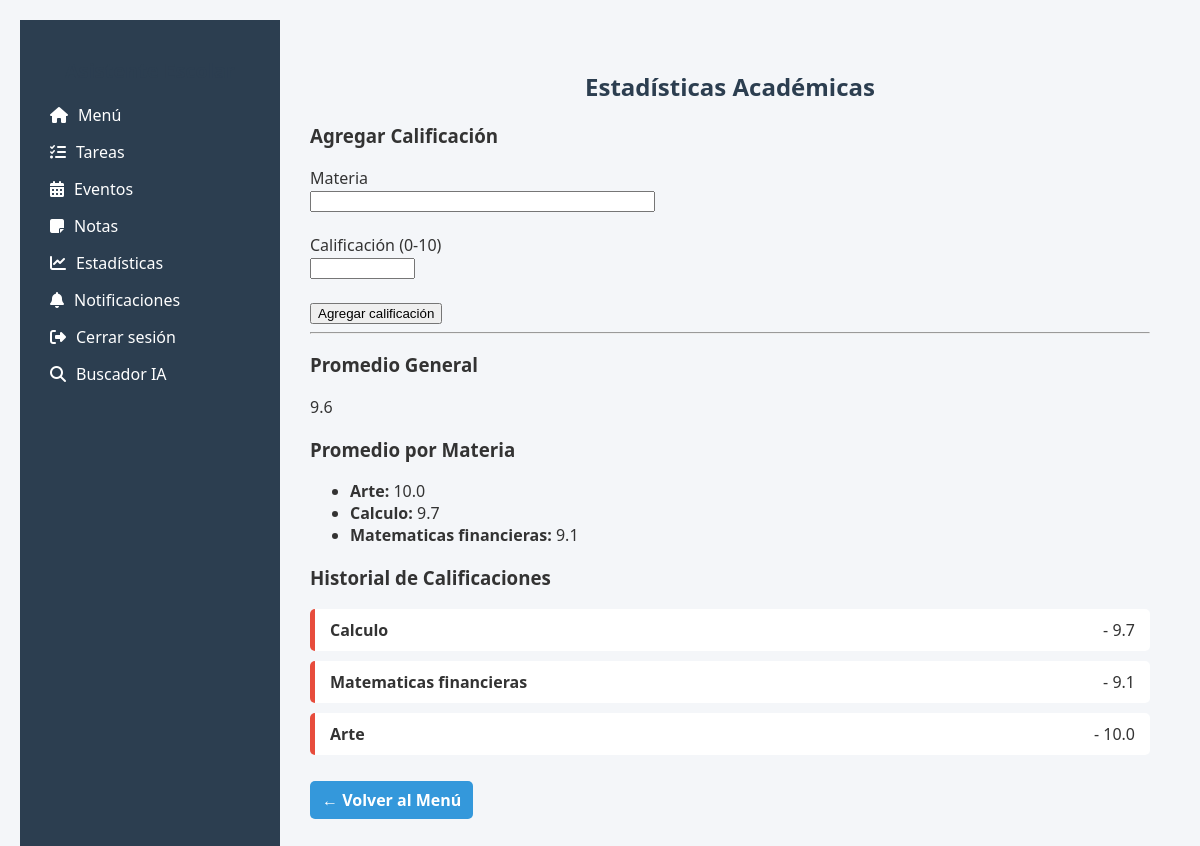
The app's page /estadisticas (signed in) with its own data.
### app/models.py (models this page shows)
class Grade(db.Model):
    id = db.Column(db.Integer, primary_key=True)
    subject = db.Column(db.String(100), nullable=False)
    score = db.Column(db.Float, nullable=False)
    user_id = db.Column(db.Integer, db.ForeignKey('user.id'), nullable=False)

### app/routes.py (the view, shortened to what this page needs)
@app.route('/estadisticas', methods=['GET', 'POST'])
@login_required
def estadisticas():
    form = GradeForm()
    calificaciones = Grade.query.filter_by(user_id=current_user.id).all()
    promedio_general = (
        db.session.query(func.avg(Grade.score))
        .filter_by(user_id=current_user.id)
        .scalar()
    )
    promedio_por_materia = (
        db.session.query(Grade.subject, func.avg(Grade.score))
        .filter_by(user_id=current_user.id)
        .group_by(Grade.subject)
        .all()
    )
    return render_template(
        'estadisticas.html',
        form=form,
        promedio_general=promedio_general,
        promedio_por_materia=promedio_por_materia,
        calificaciones=calificaciones
    )

### app/forms.py
class GradeForm(FlaskForm):
    subject = StringField('Materia', validators=[DataRequired()])
    score = StringField('Calificación (0-10)', validators=[DataRequired()])
    submit = SubmitField('Agregar calificación')

### app/routes.py (called while the page is built)
@login_manager.user_loader
def load_user(user_id):
    return User.query.get(int(user_id))

### app/templates/estadisticas.html (shortened to what this page needs)
{% extends "base.html" %}
{% block content %}
<h2>Estadísticas Académicas</h2>
<h3>Agregar Calificación</h3>
<form method="POST">
    {{ form.subject.label }}<br>
    {{ form.subject(size=40) }}<br><br>
    {{ form.score.label }}<br>
    {{ form.score(size=10) }}<br><br>
    {{ form.submit() }}
</form>
<hr>
<h3>Promedio General</h3>
<p>{{ promedio_general | round(2) if promedio_general else 'Sin datos aún' }}</p>
<h3>Promedio por Materia</h3>
<ul>
    {% for materia, promedio in promedio_por_materia %}
        <li><strong>{{ materia }}:</strong> {{ promedio | round(2) }}</li>
    {% else %}
        <li>Sin materias registradas.</li>
    {% endfor %}
</ul>
<h3>Historial de Calificaciones</h3>
<ul class="lista-tareas">
    {% for nota in calificaciones %}
        <li class="tarea pendiente">
            <strong>{{ nota.subject }}</strong> - {{ nota.score }}
        </li>
    {% else %}
        <li>No hay calificaciones registradas.</li>
    {% endfor %}
</ul>
<a class="btn" href="{{ url_for('menu') }}">← Volver al Menú</a>
{% endblock %}

### app/static/styles.css (style rules this page uses)
body { font-family: Arial, sans-serif; background-color: #f6f8fa; color: #333; padding: 20px; }
h1, h2 { text-align: center; color: #2c3e50; }
ul.lista-tareas { list-style: none; padding: 0; }
li.tarea { background: #fff; padding: 10px 15px; margin: 10px 0; border-left: 5px solid #3498db; border-radius: 5px; display: flex; justify-content: space-between; align-items: center; }
li.pendiente { border-left-color: #e74c3c; }
a { text-decoration: none; margin-left: 10px; color: #2980b9; font-weight: bold; }
.btn { display: inline-block; background-color: #2980b9; color: white; padding: 8px 12px; margin: 10px 0; border-radius: 5px; text-decoration: none; }
body { margin: 0; font-family: 'Segoe UI', sans-serif; background-color: #f4f6f9; }
.btn { background-color: #3498db; color: white; padding: 8px 12px; border-radius: 5px; text-decoration: none; display: inline-block; }
.lista-tareas { list-style: none; padding: 0; }
.tarea { background-color: white; padding: 15px; margin-bottom: 10px; border-left: 5px solid #3498db; border-radius: 5px; display: flex; justify-content: space-between; align-items: center; }

### records on screen
Grade: subject "Arte", score "10.0"
Grade: subject "Calculo", score "9.7"
Grade: subject "Matematicas financieras", score "9.1"

### other values on screen
{{ promedio_general | round(2) if promedio_general else 'Sin datos aún' }} "9.6"
